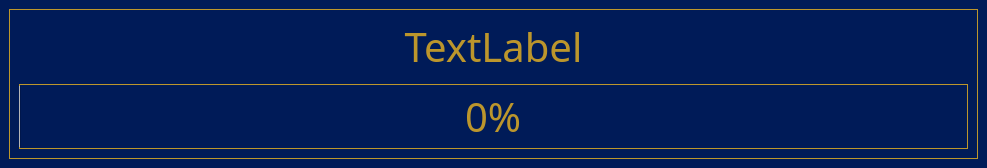
<?xml version="1.0" encoding="UTF-8"?>
<ui version="4.0">
 <class>SplashScreen</class>
 <widget class="QWidget" name="SplashScreen">
  <property name="geometry">
   <rect>
    <x>0</x>
    <y>0</y>
    <width>987</width>
    <height>148</height>
   </rect>
  </property>
  <property name="font">
   <font>
    <family>Ubuntu Condensed</family>
    <pointsize>30</pointsize>
   </font>
  </property>
  <property name="focusPolicy">
   <enum>Qt::NoFocus</enum>
  </property>
  <property name="windowTitle">
   <string>Form</string>
  </property>
  <property name="windowOpacity">
   <double>0.900000000000000</double>
  </property>
  <property name="styleSheet">
   <string notr="true">QWidget#SplashScreen:enabled
{
	background-color:	rgb(0, 27, 88);
	color : white;
}

QWidget#SplashScreen:disabled
{
	background-color:	rgb(0, 27, 88);
	color : gray;
}

QFrame#frame:enabled
{
	border: 1px solid rgb(188,150,44);
}

QFrame#frame:disabled
{
	border: 1px solid gray;
}

QLabel:enabled{
	color : rgb(188,150,44);
}

QLabel:disabled{
	color : gray;
}

QProgressBar
{
	selection-background-color: white;
	text-align: center;
	border: 1px solid rgb(188,150,44);
	background-color:	rgb(0, 27, 88);
	color : rgb(188,150,44);
}</string>
  </property>
  <layout class="QVBoxLayout" name="verticalLayout_2">
   <property name="leftMargin">
    <number>9</number>
   </property>
   <property name="topMargin">
    <number>9</number>
   </property>
   <property name="rightMargin">
    <number>9</number>
   </property>
   <property name="bottomMargin">
    <number>9</number>
   </property>
   <item>
    <widget class="QFrame" name="frame">
     <property name="frameShape">
      <enum>QFrame::Box</enum>
     </property>
     <layout class="QVBoxLayout" name="verticalLayout">
      <property name="spacing">
       <number>10</number>
      </property>
      <item>
       <widget class="QLabel" name="label">
        <property name="sizePolicy">
         <sizepolicy hsizetype="Minimum" vsizetype="Minimum">
          <horstretch>0</horstretch>
          <verstretch>0</verstretch>
         </sizepolicy>
        </property>
        <property name="font">
         <font>
          <family>Ubuntu Condensed</family>
          <pointsize>30</pointsize>
         </font>
        </property>
        <property name="text">
         <string>TextLabel</string>
        </property>
        <property name="alignment">
         <set>Qt::AlignCenter</set>
        </property>
       </widget>
      </item>
      <item>
       <widget class="QProgressBar" name="progressBar">
        <property name="font">
         <font>
          <family>Ubuntu Condensed</family>
          <pointsize>30</pointsize>
         </font>
        </property>
        <property name="value">
         <number>0</number>
        </property>
       </widget>
      </item>
     </layout>
    </widget>
   </item>
  </layout>
 </widget>
 <resources/>
 <connections/>
</ui>
